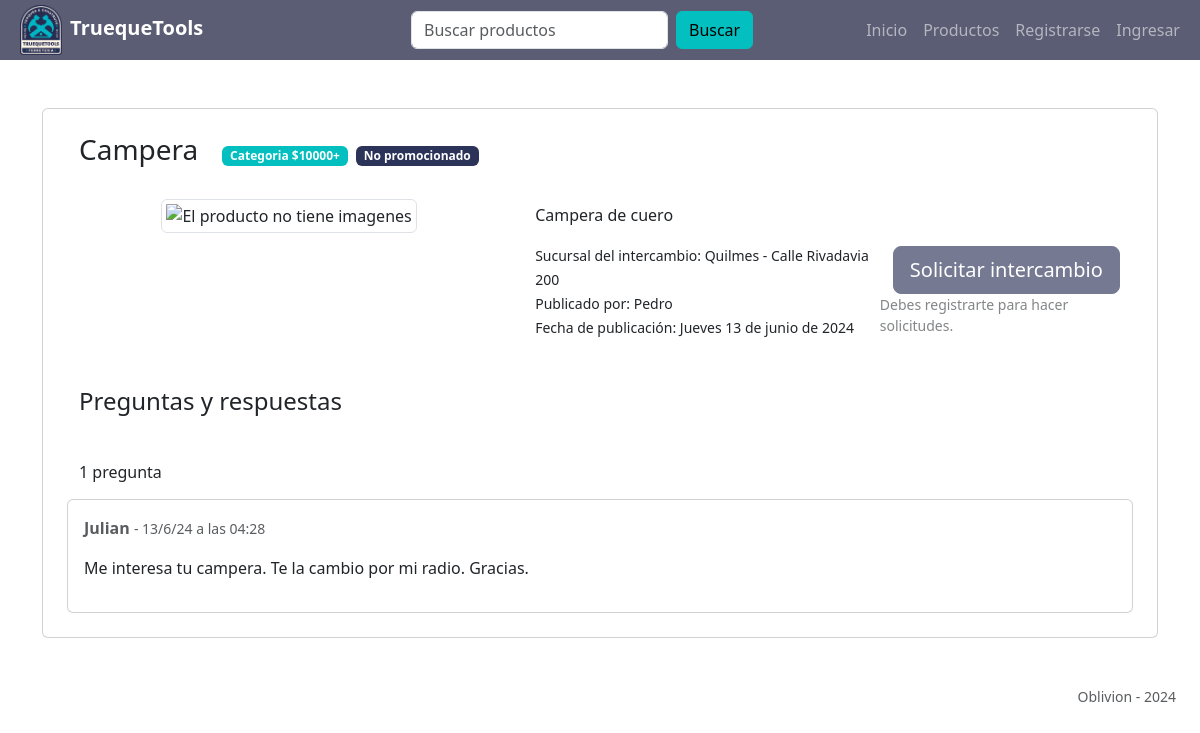
The page /productos/id/2 on the database its author committed.
### tt_app/models.py (models this page shows, shortened)
class Producto(models.Model):
    nombre = models.CharField(max_length=50)
    descripcion = models.TextField(
        validators=[
            MinLengthValidator(10, "Este campo debe contener al menos 10 caracteres")
        ],
        max_length=1000,
    )
    class Categoria(models.IntegerChoices):
        categoria_1 = 1, _("$0-$4999")
        categoria_2 = 2, _("$5000-$9999")
        categoria_3 = 3, _("$10000+")
    categoria = models.IntegerField(choices=Categoria.choices)
    fecha_de_publicacion = models.DateTimeField(auto_now=True)
    imagen = ImageField(blank=True, upload_to="media/")
    promocionado = models.BooleanField(default=False)
    reservado = models.BooleanField(default=False)
    disponible = models.BooleanField(default=True)
    activo = models.BooleanField(default=True)
    usuario = models.ForeignKey(
        Usuario, on_delete=models.CASCADE, related_name="productos"
    )
    sucursal = models.ForeignKey(
        Sucursal, on_delete=models.CASCADE, related_name="productos"
    )

class Sucursal(models.Model):
    ciudad = models.CharField(max_length=50)
    direccion = models.CharField(max_length=200)
    activo = models.BooleanField(default=True)

class Usuario(AbstractBaseUser):
    email = models.EmailField(verbose_name="email", max_length=60, unique=True)
    username = models.CharField(max_length=30, blank=True)
    first_name = models.CharField(max_length=50, blank=True)
    last_name = models.CharField(max_length=50, blank=True)
    date_joined = models.DateTimeField(verbose_name="date joined", auto_now_add=True)
    last_login = models.DateTimeField(verbose_name="last login", auto_now=True)
    is_admin = models.BooleanField(default=False)
    is_active = models.BooleanField(default=True)
    is_staff = models.BooleanField(default=False)
    is_superuser = models.BooleanField(default=False)
    dni = models.CharField(max_length=10, blank=True)
    phone = models.CharField(max_length=30, blank=True)
    birthdate = models.DateField(default="1990-01-01", blank=True)
    hide_email = models.BooleanField(default=True)
    sucursal = models.ForeignKey(
        Sucursal, on_delete=models.CASCADE, related_name="empleados", null=True
    )
    objects = MyCustomUserManager()
    USERNAME_FIELD = "email"

class Pregunta(models.Model):
    producto = models.ForeignKey(
        Producto, on_delete=models.CASCADE, related_name="preguntas"
    )
    cliente = models.ForeignKey(Usuario, on_delete=models.CASCADE)
    texto = models.CharField(max_length=200)
    respuesta = models.ForeignKey(Respuesta, on_delete=models.CASCADE, null=True)
    fecha = models.DateTimeField(auto_now=True)

### tt_app/views/producto_view.py (the view)
# urls.py: path("productos/id/<int:id>", producto_view.detalle_producto, name="detalle_producto"),
def detalle_producto(request, id):
    producto = get_object_or_404(Producto, id=id)
    preguntas = producto.preguntas.all().order_by("-fecha")
    form_pregunta = FormularioDePregunta()
    form_respuesta = FormularioDeRespuesta()
    return render(
        request,
        "productos/detalle_producto.html",
        {"producto": producto, "preguntas": preguntas, "form_pregunta": form_pregunta, "form_respuesta": form_respuesta},
    )

### tt_app/forms/producto_forms.py
class FormularioDePregunta(forms.ModelForm):
    texto = forms.CharField(
        required=True,
        max_length=1000,
        widget=forms.Textarea(
            attrs={"class": "form-control", "placeholder": "Escribí tu pregunta sobre este producto"}
        ),
        error_messages={
            "required": "Debe ingresar un texto para registrar la pregunta",
        },
    )
    class Meta:
        model = Pregunta
        fields = ["texto"]

class FormularioDeRespuesta(forms.ModelForm):
    texto = forms.CharField(
        required=True,
        max_length=1000,
        widget=forms.Textarea(
            attrs={"class": "form-control", "placeholder": "Respondé la consulta que hicieron sobre tu producto"}
        ),
        error_messages={
            "required": "Debe ingresar un texto para registrar la respuesta",
        },
    )
    class Meta:
        model = Respuesta
        fields = ["texto"]

### tt_app/templates/productos/detalle_producto.html (shortened to what this page needs)
{% extends 'base.html' %}
{% load static %}
{% block content %}
<div class="card ">
{% if producto.activo %}
<div class="row m-4">
    <span class="d-flex align-items-center mb-4 ">
        <h3 class="me-3">{{producto.nombre|capfirst}}</h3>
        <div class="mx-2">
            <a href="#" class="badge badge-primary bg-primary text-decoration-none text-white me-1">Categoria {{producto.get_categoria_display}}</a>
            {% if producto.promocionado %}
                <a href="#" class="badge badge-primary bg-warning text-decoration-none text-dark">Promocionado</a>
            {% else %}
                <a href="#" class="badge badge-secondary bg-secondary text-decoration-none text-white">No promocionado</a>
            {% endif %}
        </div>
    </span>
    <div class="col-5 ">
        <div class="d-flex align-items-center justify-content-center w-100">
            {% if producto.imagen %}
            <img src="{{producto.imagen.url}}" alt="Imagen del producto" class="img-fluid border border-2 w-100" />
            {% else %}
            <img src="{%static 'images/default-image-missing.png'%}" alt="El producto no tiene imagenes" class="img-thumbnail" />
            {% endif %}
        </div>
    </div>
    <div class="col-7 d-flex flex-column ps-4 pe-0">
        <p class="mt-1">{{producto.descripcion|capfirst}}</p>
        <span class="d-flex mt-auto">
            <div class=" fw-light">
                <small>Sucursal del intercambio: {{producto.sucursal.ciudad}} - {{producto.sucursal.direccion}}</small><br>
                <small>Publicado por: {{producto.usuario.first_name}}</small><br>
                <small>Fecha de publicación: {{producto.fecha_de_publicacion|date:'l j \d\e F \d\e Y'|capfirst}} </small><br>
            </div>
            {%if not user.is_staff and producto.usuario != user and producto.disponible%}
                {%if not user.is_authenticated or producto.reservado%}
                <div class="d-flex flex-column justify-content-end align-items-center my-auto ms-auto">
                    <button class="btn btn-secondary btn-lg" disabled>Solicitar intercambio</button>
                    {%if not user.is_authenticated%}
                    <small class="fw-light text-muted text-wrap opacity-75">Debes registrarte para hacer solicitudes.</small>
                    {%elif producto.reservado%}
                    <small class="fw-light text-muted text-wrap opacity-75">Este producto está reservado de momento.</small>
                    {%endif%}
                </div>
            {%else%}
            <a href="{% url 'solicitar' id=producto.id %}" class="btn btn-primary btn-lg my-auto ms-auto">Solicitar intercambio</a>
            {%endif%}
            {%endif%}
        </span>
    </div>
    <h4 class="mt-5 mb-4">Preguntas y respuestas</h4>
    {%if preguntas%}
    {% with preguntas.count as total_de_preguntas %}
        <h6 class="mt-4">
            {{ total_de_preguntas }} pregunta{{ total_de_preguntas|pluralize }}
        </h6>
    {% endwith %}
    {%endif%}
    {% for pregunta in preguntas.all %}
        <div class="preguntas card card-body mt-2">
            <p class="info text-muted"><b>{{ pregunta.cliente.first_name }}</b> <small>- {{pregunta.fecha|date:'j/n/y \a \l\a\s H:i'}}</small></p>
            <p class="mb-3">{{ pregunta.texto|capfirst}}</p>
        </div>
        {% empty %}
            <p class="text-muted">No hay preguntas</p>
    {% endfor %}
</div>
</div>
{% endif %}
{% endblock %}

### rows shown on the page
Producto: nombre "Campera", categoria "$10000+", descripcion "Campera de cuero", sucursal.ciudad "Quilmes", sucursal.direccion "Calle Rivadavia 200", usuario.first_name "Pedro", fecha_de_publicacion "Jueves 13 de junio de 2024"
Pregunta: cliente.first_name "Julian", fecha "13/6/24 a las 04:28", texto "Me interesa tu campera. Te la cambio por mi radio. Gracias."

### other values the page prints
{{ total_de_preguntas }} "1"
